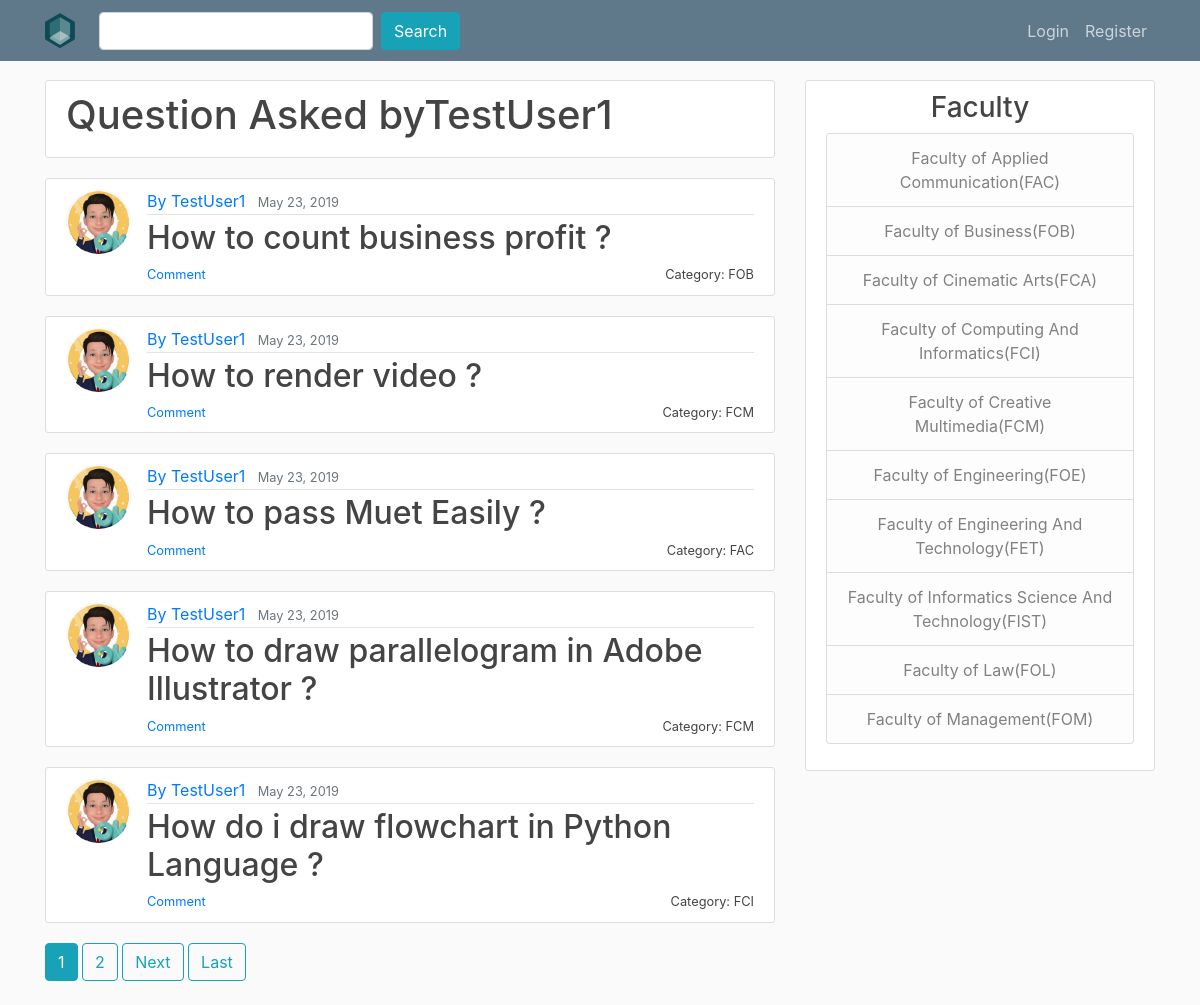
Page /user/TestUser1 on the committed database.
### QnA/models.py (models this page shows, shortened)
class question (models.Model):
    title = models.CharField(max_length=100) #use charfield to limit user input
    liked_by = models.ManyToManyField(User,related_name='liked_by_question',blank = True)
    like = models.IntegerField(default=0)
    content = models.TextField() #use TextField if there is no limit for the content
    image = models.ImageField(upload_to="image",blank=True)
    date_published = models.DateTimeField(default=timezone.now) #auto-select the current time
    category = models.ForeignKey(category,on_delete=models.CASCADE)
    author = models.ForeignKey(User, on_delete=models.CASCADE) #if the user is deleted the question will be deleted

class category (models.Model):
    category = models.CharField(max_length=100)
    slug = models.SlugField(max_length=100,unique=True)
    def __str__(self):
        return self.category

### users/models.py (models this page shows, shortened)
class Profile(models.Model):
    user = models.OneToOneField(User, on_delete=models.CASCADE) #make sure no duplicate username
    image = models.ImageField(default="default.png", upload_to="profile_pics") #specify this is image

### QnA/views.py (the view)
# urls.py: path('user/<str:username>', UserProfileView.as_view(), name='user-profile'),
class UserProfileView(ListView):
    model = question
    template_name = 'QnA/user_profile.html'
    context_object_name = 'question'
    paginate_by = 5
    def get_queryset(self):
        user = get_object_or_404(User, username=self.kwargs.get('username'))
        return question.objects.filter(author=user).order_by('-date_published')

### QnA/templates/QnA/user_profile.html (shortened to what this page needs)
{% extends "QnA/base.html" %}
{% block content%}
	<div class="content-section">
		<div class="media">
			<div class="media-body">
				<h2 class="account-heading">Question Asked by{{ view.kwargs.username }}</h2>
			</div>
		</div>
	</div>
	{% for question in question %}
  <article class="media content-section">
    <img class="rounded-circle article-img" src="{{ question.author.profile.image.url }}">
    <div class="media-body">
      <div class="article-metadata">
        <a class="mr-2" href="{% url 'user-profile' question.author.username %}" >By {{ question.author }}</a>
        <small class="text-muted">{{ question.date_published|date:"F d, Y" }}</small>
      </div>
      <h2><a class="article-title" style="display : inline" href="{% url 'question-detail' question.pk %}" >{{ question.title }}</a></h2>
      <small class="article-title" style="float: right" >Category: {{ question.category }}</small>
      <small class="article-title" style="float: left" ><a href="{% url 'question-detail' question.pk %}">Comment</a></small>
    </div>
  </article>
	{% endfor %}
	{% if is_paginated %}
		{% for num in page_obj.paginator.page_range %}
			{% if page_obj.number == num %}
				<a class="btn btn-info mb-4" href="?page={{ num }}">{{ num }}</a>
			{% elif num > page_obj.number|add:'-3' and num < page_obj.number|add:'3'%}
				<a class="btn btn-outline-info mb-4" href="?page={{ num }}">{{ num }}</a>
			{% endif %}
		{% endfor %}
		{% if page_obj.has_next %}
			<a class="btn btn-outline-info mb-4" href="?page={{ page_obj.next_page_number }}">Next</a>
			<a class="btn btn-outline-info mb-4" href="?page={{ page_obj.paginator.num_pages}}">Last</a>
		{% endif %}
	{% endif %}
{% endblock content %}

### QnA/static/QnA/base.css (style rules this page uses)
body { background: #fafafa; color: #333333; margin-top: 5rem; }
h1, h2, h3, h4, h5, h6 { color: #444444; }
.content-section { background: #ffffff; padding: 10px 20px; border: 1px solid #dddddd; border-radius: 3px; margin-bottom: 20px; }
.article-title { color: #444444; }
.article-img { height: 65px; width: 65px; margin-right: 16px; }
.article-metadata { padding-bottom: 1px; margin-bottom: 4px; border-bottom: 1px solid #e3e3e3 }
.account-heading { font-size: 2.5rem; }

### rows in the picture
question: author.profile.image (picture), author "TestUser1", date_published "May 23, 2019", title "How to count business profit ?", category "FOB"
question: author.profile.image (picture), author "TestUser1", date_published "May 23, 2019", title "How to render video ?", category "FCM"
question: author.profile.image (picture), author "TestUser1", date_published "May 23, 2019", title "How to pass Muet Easily ?", category "FAC"
question: author.profile.image (picture), author "TestUser1", date_published "May 23, 2019", title "How to draw parallelogram in Adobe Illustrator ?", category "FCM"
question: author.profile.image (picture), author "TestUser1", date_published "May 23, 2019", title "How do i draw flowchart in Python Language ?", category "FCI"

### other values in the picture
{{ view.kwargs.username }} "TestUser1"
{{ num }} "1"
{{ num }} "2"
